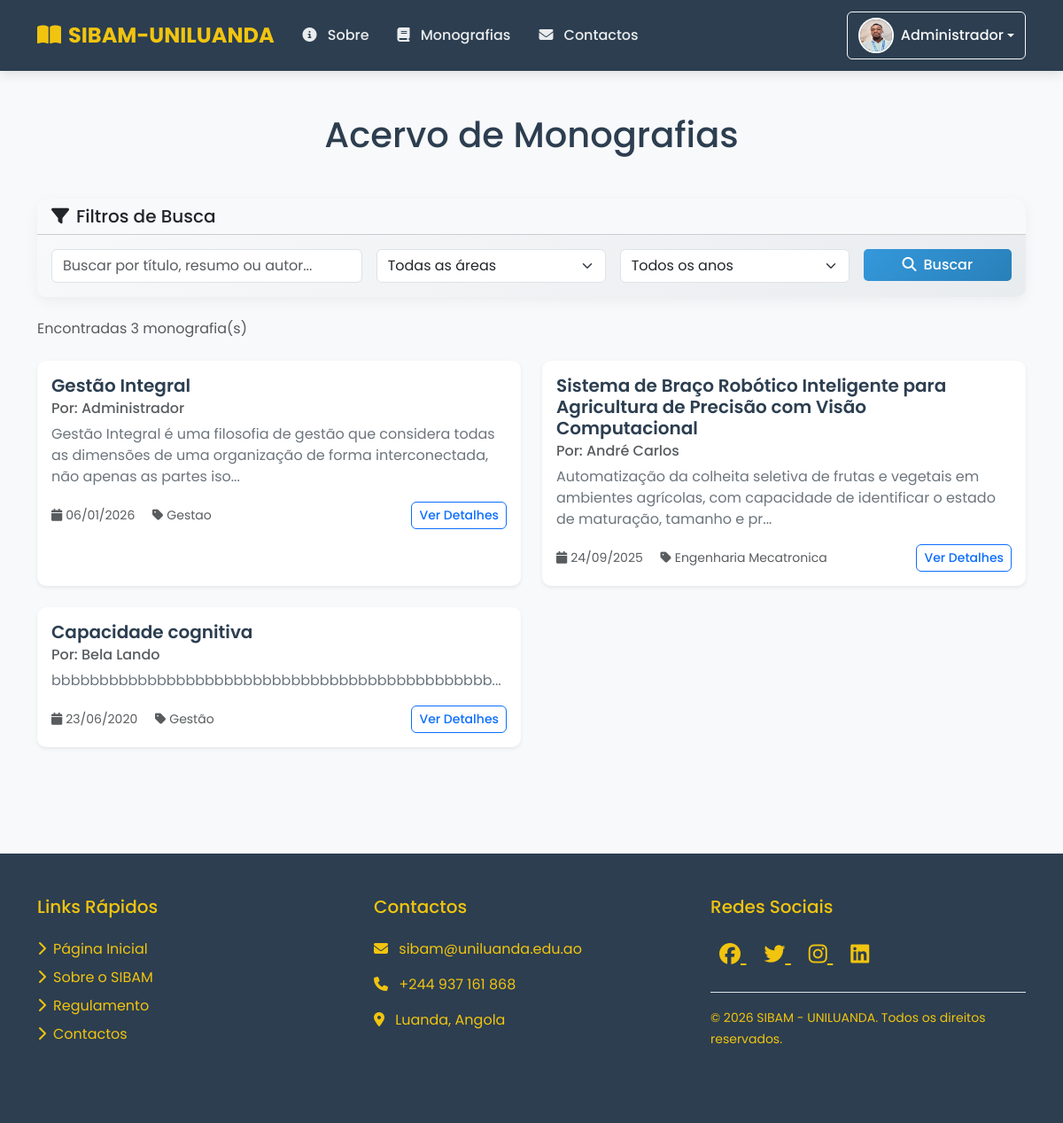
/monografias.php (signed in), run on the app's committed database.
### tables this page shows
CREATE TABLE `monografias` (
  `id` int NOT NULL AUTO_INCREMENT,
  `titulo` varchar(255) NOT NULL,
  `resumo` text NOT NULL,
  `autor_id` int NOT NULL,
  `orientador` varchar(100) DEFAULT NULL,
  `area` varchar(100) DEFAULT NULL,
  `palavras_chave` varchar(255) DEFAULT NULL,
  `arquivo` varchar(255) NOT NULL,
  `data_publicacao` date DEFAULT NULL,
  `status` enum('pendente','aprovado','rejeitado') DEFAULT 'pendente',
  `data_submissao` timestamp NULL DEFAULT CURRENT_TIMESTAMP,
  PRIMARY KEY (`id`),
  KEY `autor_id` (`autor_id`)
);

CREATE TABLE `usuarios` (
  `id` int NOT NULL AUTO_INCREMENT,
  `nome` varchar(100) NOT NULL,
  `email` varchar(100) NOT NULL,
  `password` varchar(255) NOT NULL,
  `tipo` enum('admin','estudante','professor') DEFAULT 'estudante',
  `foto` varchar(255) DEFAULT 'default.png',
  `data_criacao` timestamp NULL DEFAULT CURRENT_TIMESTAMP,
  `data_atualizacao` timestamp NULL DEFAULT CURRENT_TIMESTAMP ON UPDATE CURRENT_TIMESTAMP,
  PRIMARY KEY (`id`),
  UNIQUE KEY `email` (`email`)
);

### includes/config.php (called while the page is built, shortened)
<?php
require_once 'functions.php';
function isLoggedIn() {
    return isset($_SESSION['logged_in']) && $_SESSION['logged_in'] === true;
}
?>

### includes/functions.php (called while the page is built, shortened)
<?php
function formatDate($date) {
    return date('d/m/Y', strtotime($date));
}
?>

### monografias.php (the view, shortened to what this page needs)
<?php
require_once 'includes/config.php';
$page = isset($_GET['page']) ? (int)$_GET['page'] : 1;
$limit = 10;
$offset = ($page - 1) * $limit;
$search = isset($_GET['search']) ? sanitizeInput($_GET['search']) : '';
$query = "SELECT m.*, u.nome as autor FROM monografias m
          LEFT JOIN usuarios u ON m.autor_id = u.id
          WHERE 1=1";
$countQuery = "SELECT COUNT(*) as total FROM monografias m
               LEFT JOIN usuarios u ON m.autor_id = u.id
               WHERE 1=1";
$stmt = $db->prepare($countQuery);
$stmt->execute();
$totalRecords = $stmt->fetch(PDO::FETCH_ASSOC)['total'];
$query .= " ORDER BY m.data_publicacao DESC LIMIT :limit OFFSET :offset";
$stmt = $db->prepare($query);
$stmt->bindValue(':limit', $limit, PDO::PARAM_INT);
$stmt->bindValue(':offset', $offset, PDO::PARAM_INT);
$stmt->execute();
$monografias = $stmt->fetchAll(PDO::FETCH_ASSOC);
?>
<!DOCTYPE html>
<html lang="pt-pt">
<head>
    <?php include 'includes/head.php'; ?>
</head>
<body>
    <?php include 'includes/header.php'; ?>
    <div class="container py-5">
        <h1 class="text-center mb-5">Acervo de Monografias</h1>
        <div class="card mb-4 filter-card">
            <div class="card-header bg-light">
                <h5 class="mb-0"><i class="fas fa-filter me-2"></i>Filtros de Busca</h5>
            </div>
            <div class="card-body">
                <form method="GET" class="row g-3">
                    <div class="col-md-4">
                        <input type="text" class="form-control" name="search" placeholder="Buscar por título, resumo ou autor..." value="<?php echo htmlspecialchars($search); ?>">
                    </div>
                    <div class="col-md-3">
                        <select class="form-select" name="area">
                            <option value="">Todas as áreas</option>
                        </select>
                    </div>
                    <div class="col-md-3">
                        <select class="form-select" name="ano">
                            <option value="">Todos os anos</option>
                        </select>
                    </div>
                    <div class="col-md-2">
                        <button type="submit" class="btn btn-primary w-100"><i class="fas fa-search me-2"></i>Buscar</button>
                    </div>
                </form>
            </div>
        </div>
        <div class="mb-4">
            <p class="text-muted">Encontradas <?php echo $totalRecords; ?> monografia(s)</p>
        </div>
        <?php if (count($monografias) > 0): ?>
            <div class="row">
                <?php foreach ($monografias as $monografia): ?>
                    <div class="col-md-6 mb-4">
                        <div class="card h-100 shadow-sm">
                            <div class="card-body">
                                <h5 class="card-title"><?php echo htmlspecialchars($monografia['titulo']); ?></h5>
                                <h6 class="card-subtitle mb-2 text-muted">Por: <?php echo htmlspecialchars($monografia['autor']); ?></h6>
                                <p class="card-text"><?php echo substr(htmlspecialchars($monografia['resumo']), 0, 150); ?>...</p>
                                <div class="d-flex justify-content-between align-items-center">
                                    <small class="text-muted">
                                        <i class="fas fa-calendar me-1"></i><?php echo formatDate($monografia['data_publicacao']); ?>
                                        <i class="fas fa-tag ms-3 me-1"></i><?php echo htmlspecialchars($monografia['area']); ?>
                                    </small>
                                    <a href="detalhes_monografia.php?id=<?php echo $monografia['id']; ?>" class="btn btn-sm btn-outline-primary">Ver Detalhes</a>
                                </div>
                            </div>
                        </div>
                    </div>
                <?php endforeach; ?>
            </div>
        <?php endif; ?>
    </div>
    <?php include 'includes/footer.php'; ?>
</body>
</html>

### includes/head.php (shortened to what this page needs)
<link href="https://cdn.jsdelivr.net/npm/bootstrap@5.3.3/dist/css/bootstrap.min.css" rel="stylesheet">
<link rel="stylesheet" href="https://cdnjs.cloudflare.com/ajax/libs/font-awesome/6.5.0/css/all.min.css">
<link rel="stylesheet" href="https://cdnjs.cloudflare.com/ajax/libs/animate.css/4.1.1/animate.min.css">
<link rel="stylesheet" href="css/style.css">

### includes/header.php (shortened to what this page needs)
<nav class="navbar navbar-expand-lg navbar-dark sticky-top">
    <div class="container">
        <a class="navbar-brand" href="home.php"><i class="fas fa-book-open me-2"></i>SIBAM-UNILUANDA</a>
        <div class="collapse navbar-collapse" id="navbarLinks">
            <ul class="navbar-nav me-auto mb-2 mb-lg-0">
                <li class="nav-item">
                    <a class="nav-link" href="sobre.php"><i class="fas fa-info-circle"></i> Sobre</a>
                </li>
                <li class="nav-item">
                    <a class="nav-link" href="monografias.php"><i class="fas fa-book"></i> Monografias</a>
                </li>
                <li class="nav-item">
                    <a class="nav-link" href="contactos.php"><i class="fas fa-envelope"></i> Contactos</a>
                </li>
            </ul>
        </div>
        <div class="d-flex">
            <?php if (isLoggedIn()): ?>
                <div class="dropdown">
                    <button class="btn btn-outline-light dropdown-toggle d-flex align-items-center" type="button" id="userDropdown" data-bs-toggle="dropdown" aria-expanded="false">
                        <img src="assets/images/avatar/<?php echo htmlspecialchars($_SESSION['user_foto']); ?>"
                             alt="Foto de Perfil"
                             class="rounded-circle me-2 user-avatar"
                             width="40"
                             height="40"
                             onerror="this.src='assets/images/avatar/default.png'">
                        <?php echo htmlspecialchars($_SESSION['user_nome']); ?>
                    </button>
                </div>
            <?php else: ?>
                <button class="btn btn-light btn-login" data-bs-toggle="modal" data-bs-target="#loginModal">
                    <i class="fas fa-sign-in-alt me-2"></i> Entrar
                </button>
            <?php endif; ?>
        </div>
    </div>
</nav>

### includes/footer.php (shortened to what this page needs)
<footer class="py-5 mt-5">
    <div class="container">
        <div class="row">
            <div class="col-md-4 mb-4">
                <h5 class="mb-4">Links Rápidos</h5>
                <ul class="list-unstyled footer-links">
                    <li class="mb-2"><a href="home.php"><i class="fas fa-chevron-right me-2"></i>Página Inicial</a></li>
                    <li class="mb-2"><a href="sobre.php"><i class="fas fa-chevron-right me-2"></i>Sobre o SIBAM</a></li>
                    <li class="mb-2"><a href="regulamento.php"><i class="fas fa-chevron-right me-2"></i>Regulamento</a></li>
                    <li class="mb-2"><a href="contactos.php"><i class="fas fa-chevron-right me-2"></i>Contactos</a></li>
                </ul>
            </div>
            <div class="col-md-4 mb-4">
                <h5 class="mb-4">Contactos</h5>
                <ul class="list-unstyled">
                    <li class="mb-3"><i class="fas fa-envelope me-2"></i> sibam@uniluanda.edu.ao</li>
                    <li class="mb-3"><i class="fas fa-phone me-2"></i> +244 937 161 868</li>
                    <li class="mb-3"><i class="fas fa-map-marker-alt me-2"></i> Luanda, Angola</li>
                </ul>
            </div>
            <div class="col-md-4 mb-4">
                <h5 class="mb-4">Redes Sociais</h5>
                <div class="mb-4">
                    <a href="https://facebook.com/uniluanda" class="social-icon" target="_blank">
                        <i class="fab fa-facebook"></i>
                    </a>
                    <a href="https://twitter.com/uniluanda" class="social-icon" target="_blank">
                        <i class="fab fa-twitter"></i>
                    </a>
                    <a href="https://instagram.com/uniluanda" class="social-icon" target="_blank">
                        <i class="fab fa-instagram"></i>
                    </a>
                    <a href="https://linkedin.com/uniluanda" class="social-icon" target="_blank">
                        <i class="fab fa-linkedin"></i>
                    </a>
                </div>
                <div class="mt-4 pt-3 border-top">
                    <small>© <?php echo date("Y"); ?> SIBAM - UNILUANDA. Todos os direitos reservados.</small>
                </div>
            </div>
        </div>
    </div>
</footer>

### css/style.css (style rules this page uses)
.btn { border-radius: 6px; font-weight: 500; transition: all 0.3s ease; }
.btn-primary { background: linear-gradient(135deg, var(--primary-color), var(--secondary-color)); border: none; }
.card { border: none; border-radius: 10px; box-shadow: 0 5px 15px rgba(0, 0, 0, 0.05); }
.card-header { border-radius: 10px 10px 0 0 !important; }

### monografias.php (style rules this page uses)
:root { --primary-color: #2c3e50; --secondary-color: #3498db; --accent-color: #e74c3c; --light-color: #ecf0f1; --dark-color: #2c3e50; --gold-color: #f1c40f; }
body { font-family: 'Poppins', sans-serif; background-color: #f8f9fa; color: var(--dark-color); min-height: 100vh; display: flex; flex-direction: column; }
.navbar { background: linear-gradient(135deg, var(--primary-color), var(--dark-color)); box-shadow: 0 4px 12px rgba(0, 0, 0, 0.1); padding: 0.8rem 1rem; }
.navbar-brand { font-weight: 700; font-size: 1.5rem; color: var(--gold-color) !important; transition: all 0.3s ease; }
.nav-link { color: rgba(255, 255, 255, 0.9) !important; font-weight: 500; margin: 0 0.5rem; padding: 0.5rem 1rem; border-radius: 4px; transition: all 0.3s ease; }
.nav-link i { margin-right: 8px; }
footer { background: var(--dark-color); color: var(--gold-color) !important; margin-top: auto; }
.footer-links a { color: var(--gold-color) !important; text-decoration: none; transition: all 0.3s ease; }
.social-icon { color: var(--gold-color) !important; font-size: 1.5rem; margin: 0 10px; transition: all 0.3s ease; }
.user-avatar { border: 2px solid white; transition: all 0.3s ease; }
.card { transition: transform 0.2s ease, box-shadow 0.2s ease; border: none; border-radius: 10px; overflow: hidden; }
.filter-card { background: linear-gradient(135deg, #f8f9fa, #e9ecef); border: none; border-radius: 10px; }
.btn-primary { background: linear-gradient(135deg, #3498db, #2980b9); border: none; border-radius: 5px; }
.card-title { color: #2c3e50; font-weight: 600; }
.card-text { color: #6c757d; }

### data on the page
monografias: titulo "Gestão Integral", usuarios.nome "Administrador", resumo "Gestão Integral é uma filosofia de gestão que considera todas as dimensões de uma organização de forma interconectada, não apenas as partes iso", data_publicacao "06/01/2026", area "Gestao"
monografias: titulo "Sistema de Braço Robótico Inteligente para Agricultura de Precisão com Visão Computacional", usuarios.nome "André Carlos", resumo "Automatização da colheita seletiva de frutas e vegetais em ambientes agrícolas, com capacidade de identificar o estado de maturação, tamanho e pr", data_publicacao "24/09/2025", area "Engenharia Mecatronica"
monografias: titulo "Capacidade cognitiva", usuarios.nome "Bela Lando", resumo "bbbbbbbbbbbbbbbbbbbbbbbbbbbbbbbbbbbbbbbbbbbbbb", data_publicacao "23/06/2020", area "Gestão"

### other printed values
$_SESSION['user_nome'] "Administrador"
$totalRecords "3"
